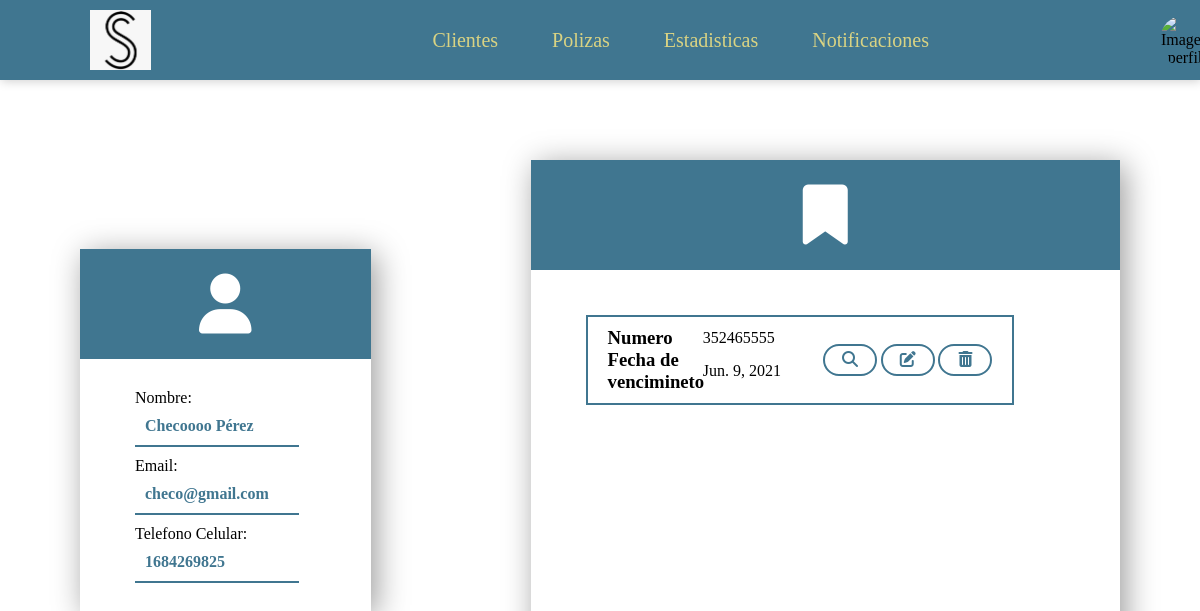
The app's page /clientes/1/, older data.
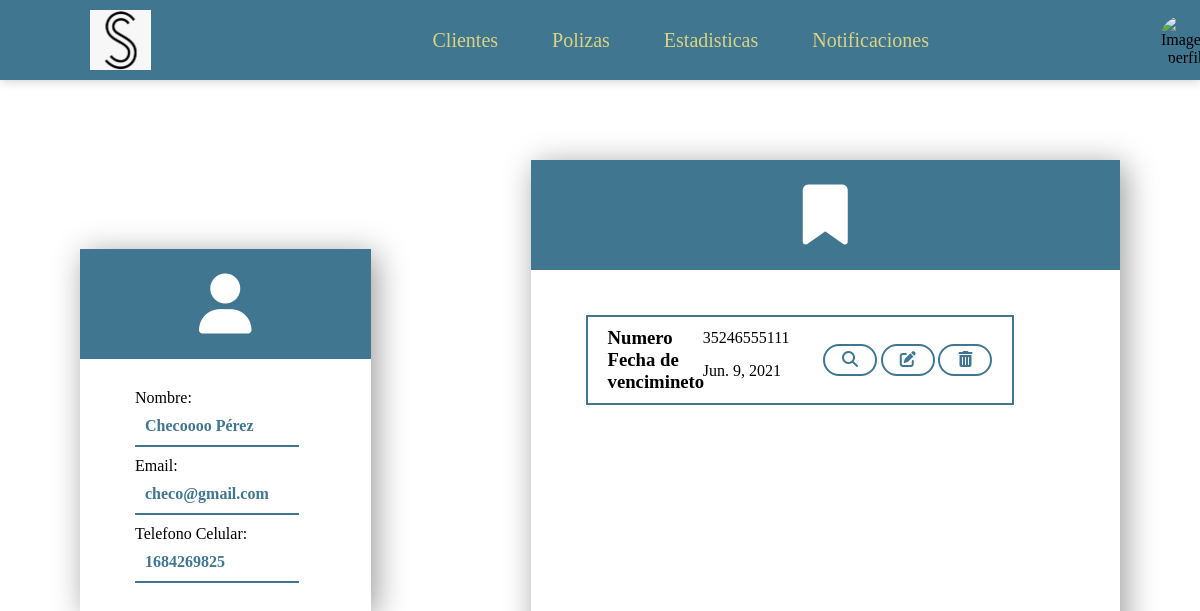
The same page, newer data.
### Clientes/models.py (models this page shows, shortened)
class Cliente (models.Model):
    nombre = models.CharField(max_length=30)
    ap_paterno = models.CharField(max_length=30)
    ap_materno = models.CharField(max_length=30)
    fecha_nacimiento = models.DateField(null=True, blank=True)
    email = models.EmailField(null=True, blank=True, default="")
    num_celular = models.CharField(max_length=10)
    num_fijo = models.CharField(max_length=10, null=True, blank=True, default="")
    codigo_postal = models.CharField(max_length=5, null=True, blank=True, default="")
    colonia = models.CharField(max_length=30)
    direccion = models.CharField(max_length=30)
    rfc = models.CharField(max_length=30, null=True, blank=True, default="")
    fecha_registro = models.DateField()
    agente = models.ForeignKey(Agente, on_delete=models.CASCADE)
    status = models.ForeignKey(Status, on_delete=models.CASCADE)

class Poliza (models.Model):
    num_poliza = models.CharField(max_length=30)
    deducible = models.CharField(max_length=30)
    fecha_inicio = models.DateField()
    fecha_termino = models.DateField()
    tipo_poliza = models.ForeignKey(Tipos_Poliza, on_delete=models.CASCADE)
    periodo_pago = models.ForeignKey(Periodos_Pago, on_delete=models.CASCADE)
    cliente = models.ForeignKey(Cliente, on_delete=models.CASCADE)
    status = models.ForeignKey(Status, on_delete=models.CASCADE)

### Clientes/views.py (the view)
# urls.py: path('<int:id_cliente>/',views.detalle,name='detalle'),
def detalle(request, id_cliente):
    cliente = Cliente.objects.get(pk=id_cliente)
    polizas = Poliza.objects.filter(cliente = id_cliente)
    context ={
        'cliente':cliente,
        'poliza':polizas
        }
    return render(request, 'detalle.html', context)

### Clientes/templates/detalle.html (shortened to what this page needs)
{%extends "header.html"%}
{% block content %}
	<section class=" aling-general">
		<div class="container">
			<div class="content1">
				<i class="fas fa-user"></i>
			</div>
			<div class="content4">
				<p class="text">Nombre:</p>
				<p class="date-text"><strong> {{cliente.nombre}} {{cliente.ap_paterno}}</strong></p>
				<p class="text">Email:</p>
				<p class="date-text"><strong>{{cliente.email}}</strong></p>
				<p class="text">Telefono Celular:</p>
				<p class="date-text"><strong>{{cliente.num_celular}}</strong></p>
				<br />
			</div>
		</div>
		<div class="container2">
			<div class="content1">
				<i class="fas fa-bookmark"></i>
			</div>
			<div class="content4 nocontent">
                <div class="body-general">
					<div class="body">
						{% for polizas in poliza%}
						<div class="content">
							<div class="data">
								<div class="data-section">
									<h3>Numero</h3>
									<p>{{polizas.num_poliza}}</p>
								</div>
								<div class="data-section">
									<h3>Fecha de vencimineto</h3>
									<p>{{polizas.fecha_termino}}</p>
								</div>
							</div>
							<a href="{% url 'Clientes:vista_poliza' polizas.id %}"><i class="fas fa-search"></i></a>
							<a href="{% url 'Clientes:editar_poliza' polizas.id %}"><i class="fas fa-edit"></i></a>
							<a href="{% url 'Clientes:eliminar_poliza' polizas.id %}"><i class="fas fa-trash-alt"></i></a>
						</div>
						{% endfor%}
					</div>
				</div>
			</div>
		</div>
	</section>
    {% endblock %}

### Clientes/templates/header.html (shortened to what this page needs)
{% load static %}
<!DOCTYPE html>
<html lang="en">
<head>
    <link rel="stylesheet" href="{% static 'style3.css' %}">
</head>
<body>
    <header>
		<nav>
			<section class="container-nav nav">
				<div class="logo-nav">
					<img style="max-height: 60px; margin-top: 10px;" src="{% static 'seguros.jpg'%}">
				</div>
				<div class="links-nav">
					<a href="{% url 'Clientes:index' %}">Clientes</a>
					<a href="{% url 'Clientes:polizas' %}">Polizas</a>
					<a href="#">Estadisticas</a>
					<a href="{% url 'Clientes:notificaciones'%}">Notificaciones</a>
				</div>
				<div class="img-nav">
					<ul class="nav-ul">
						<li><img src="{{user.imagen}}" alt="Imagen perfil">
						</li>
					</ul>
				</div>
			</section>
		</nav>
	</header>
    {% block content %}
    {% endblock %}
</body>
</html>

### Clientes/static/style3.css (style rules this page uses)
* { margin: 0; padding: 0; box-sizing: border-box; }
.container { width: 350px; margin: 80px; display: flex; justify-content: center; align-items: center; flex-direction: column; box-shadow: 5px 5px 30px rgba(0,0,0,.4); }
.container2 { width: 710px; margin: 80px; display: flex; flex-wrap: wrap; box-shadow: 5px 5px 30px rgba(0,0,0,.4); }
.container .content1 i, .container2 .content1 i { width: 200px; margin: 5px; font-size: 60px; text-align: center; color: #FFF; transition: 1s ease-in-out; }
.container .text, .container2 .text { width: 80%; text-align: left; }
.container .date-text { width: 80%; color: #407690; border-bottom: 2px solid #407690; margin-bottom: 10px; padding: 10px; }
.content1 { width: 100%; text-align: center; background: #407690; padding: 20px; }
.content4 { width: 100%; padding: 30px 30px 0 55px; }
.aling-general { width: 100%; height: 100%; display: flex; align-items: center; justify-content: center; margin: auto; }
.container-nav { width: 90%; max-width: 1250px; margin: 0 50px; overflow: hidden; }
.body-general { width: 85%; min-height: 400px; display: flex; justify-content: space-between; }
.body-general .body { width: 100%; display: flex; flex-direction: column; }
.body-general .body .content { width: 100%; display: flex; align-items: center; justify-content: space-between; border: 2px solid #407690; padding: 10px 20px; margin: 15px 0; transition: .5s ease-in-out; }
.body-general .body .content .data { width: 55%; }
.body-general .body .content .data .data-section { width: 100%; display: flex; align-items: center; justify-content: space-between; }
.body-general .body .content .data h3 { width: 45%; }
.body-general .body .content .data p { width: 55%; }
.body-general .body .content a { width: 14%; text-align: center; border: 2px solid #407690; border-radius: 50px; padding: 5px 0; text-decoration: none; color: #407690; transition: .5s ease-in-out; }
header::before { content: ""; display: block; margin-bottom: 80px; }
nav { width: 100%; height: 80px; background: #407690; border-bottom: 1px solid transparent; box-shadow: 1px 1px 10px 0 rgba(0,0,0,.2); position: fixed; top: 0; z-index: 100; transition: ease-in-out 0.5s; }
.nav { display: flex; justify-content: space-between; align-items: center; height: 80px; width: 100%; padding: 0 40px; }
.nav .logo-nav { height: 80px; }
.nav .logo-nav img { height: 100%; vertical-align: top; }
.nav .links-nav { font-weight: 300; transition: ease-in-out 0.5s; }
.nav .links-nav a { color: #D9D383; text-decoration: none; margin-left: 50px; font-size: 20px; }
.nav .img-nav { width: 50px; height: 50px; }
.nav .img-nav .nav-ul { text-align: center; z-index: 100; cursor: pointer; background: #FFF; }
.nav .img-nav .nav-ul img { height: 50px; width: 50px; border-radius: 50px; vertical-align: top; }
ul, ol { list-style:none; }
.nav-ul > li { float:left; }

Row changes from the older to the newer data that the page shows:
changed Poliza: num_poliza "352465555" → "35246555111"
